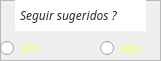
      <widget class="QFrame" name="frame_13">
       <property name="geometry">
        <rect>
         <x>430</x>
         <y>240</y>
         <width>161</width>
         <height>61</height>
        </rect>
       </property>
       <property name="frameShape">
        <enum>QFrame::StyledPanel</enum>
       </property>
       <property name="frameShadow">
        <enum>QFrame::Raised</enum>
       </property>
       <widget class="QLabel" name="label_14">
        <property name="geometry">
         <rect>
          <x>15</x>
          <y>0</y>
          <width>131</width>
          <height>31</height>
         </rect>
        </property>
        <property name="font">
         <font>
          <family>Cocogoose Pro</family>
          <pointsize>9</pointsize>
          <italic>true</italic>
         </font>
        </property>
        <property name="styleSheet">
         <string notr="true">color: rgb(35,45,55);
background-color: rgb(255, 255, 255);</string>
        </property>
        <property name="text">
         <string>Seguir sugeridos ?</string>
        </property>
        <property name="indent">
         <number>5</number>
        </property>
       </widget>
       <widget class="QRadioButton" name="radSeguirNao">
        <property name="geometry">
         <rect>
          <x>100</x>
          <y>40</y>
          <width>61</width>
          <height>16</height>
         </rect>
        </property>
        <property name="font">
         <font>
          <family>Cocogoose Pro</family>
          <pointsize>9</pointsize>
          <italic>true</italic>
          <underline>false</underline>
          <stylestrategy>PreferDefault</stylestrategy>
         </font>
        </property>
        <property name="layoutDirection">
         <enum>Qt::LeftToRight</enum>
        </property>
        <property name="autoFillBackground">
         <bool>false</bool>
        </property>
        <property name="styleSheet">
         <string notr="true">color: rgb(255, 255, 100);</string>
        </property>
        <property name="text">
         <string>Não</string>
        </property>
       </widget>
       <widget class="QRadioButton" name="radSeguirSim">
        <property name="geometry">
         <rect>
          <x>0</x>
          <y>40</y>
          <width>71</width>
          <height>16</height>
         </rect>
        </property>
        <property name="font">
         <font>
          <family>Cocogoose Pro</family>
          <pointsize>9</pointsize>
          <italic>true</italic>
          <underline>false</underline>
          <stylestrategy>PreferDefault</stylestrategy>
         </font>
        </property>
        <property name="layoutDirection">
         <enum>Qt::LeftToRight</enum>
        </property>
        <property name="autoFillBackground">
         <bool>false</bool>
        </property>
        <property name="styleSheet">
         <string notr="true">color: rgb(255, 255, 100);</string>
        </property>
        <property name="text">
         <string>Sim</string>
        </property>
       </widget>
      </widget>
